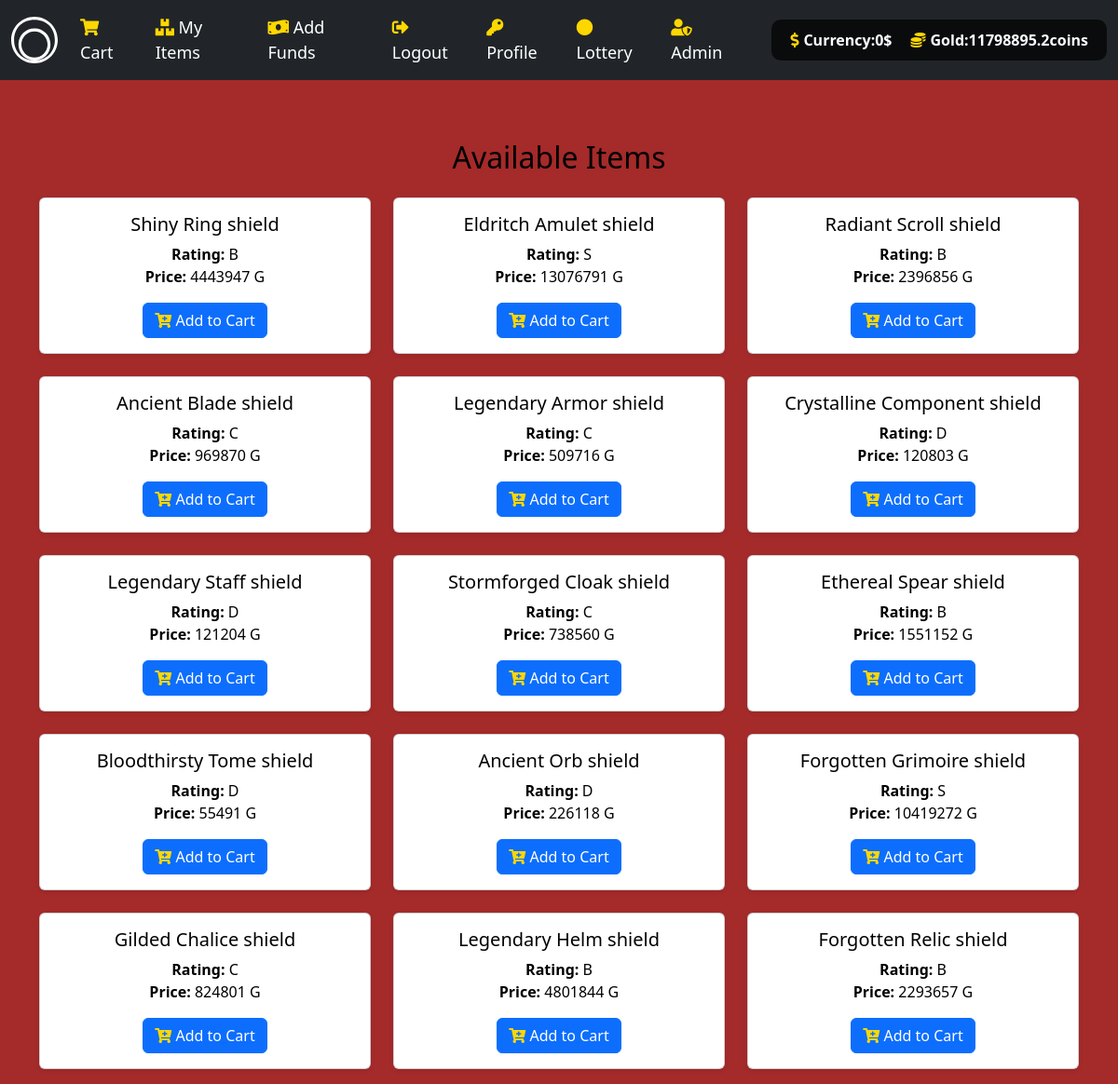
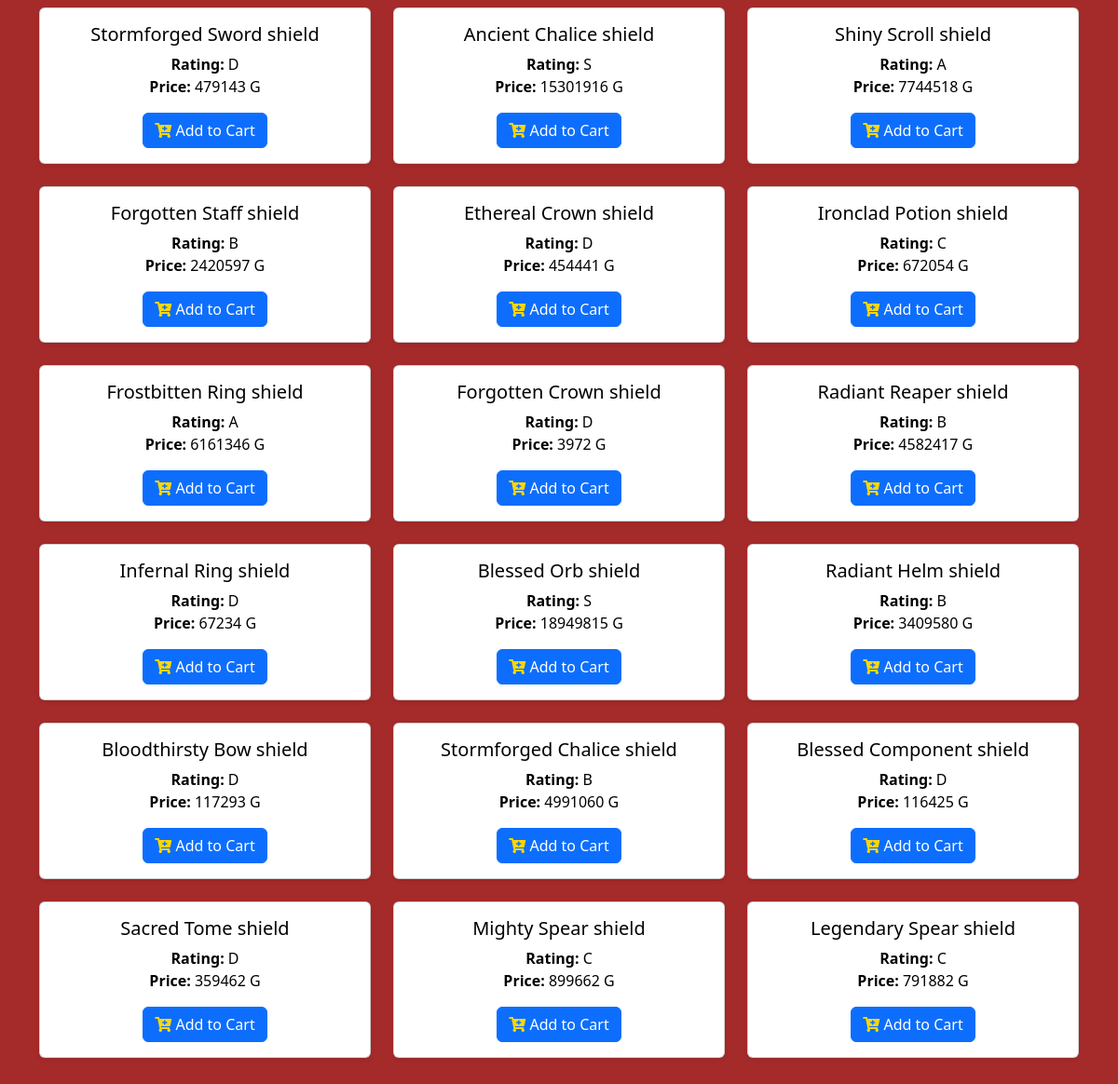
Page /item/shield (signed in) on the committed database (2 pictures, top to bottom).
### tables this page shows
CREATE TABLE user_store(ID int PRIMARY KEY,Funds int,Gold int);

CREATE TABLE object(Object_ID int PRIMARY KEY,
Object_Name varchar(100),
Object_type varchar(20),
listing varchar(2),
rating varchar(1),
price int,
image_src varchar(1000));

### main.py (the view)
@app.get("/item/{category}", response_class=HTMLResponse)
async def get_category_items(request: Request, category: str):
    if category not in categories:
        return HTMLResponse(content="Category not found", status_code=404)
    user = request.session.get("user")
    items = listed_object_data_generator(category)
    L = balance_checker(user)
    L = list(L[0])
    if category == "gold":
        return RedirectResponse("/gold")
    context = {
        "request": request,
        "items": items,
        "user": user,
        "cash": L[0],
        "cashG": L[1]
    }
    return templates.TemplateResponse(f"{category}.html", context)

### templates/shield.html
{% extends "sword.html" %}

### templates/sword.html (shortened to what this page needs)
{% extends "layout.html" %}
{% block main %}
<div class="container mt-3">
    <h2 class="mb-4 text-center">Available Items</h2>
    <div id="item-container" class="row">
        {% for i in items %}
        <div class="col-md-4 mb-4">
            <div class="card shadow-sm h-100">
                <div class="card-body">
                    <h5 class="card-title">{{ i[1] }}</h5>
                    <p class="card-text">
                        <strong>Rating:</strong> {{ i[4] }}<br>
                        <strong>Price:</strong> {{ i[5] }} G
                    </p>
                    <button onclick="addToCart( '{{ i[0] }}'  , '{{ i[2] }}')" class="btn btn-primary btn-block">
                        <i class="fas fa-cart-plus"></i> Add to Cart
                    </button>
                </div>
            </div>
        </div>
        {% endfor %}
    </div>
</div>
{% endblock %}

### templates/layout.html (shortened to what this page needs)
<!DOCTYPE html>
<html lang="en">
<head>
    <link href="https://cdn.jsdelivr.net/npm/bootstrap@5.2.3/dist/css/bootstrap.min.css" rel="stylesheet">
    <link href="https://cdnjs.cloudflare.com/ajax/libs/font-awesome/5.15.1/css/all.min.css" rel="stylesheet">
    <link href="/static/CSSS.css" rel="stylesheet">
</head>
<body>
    <nav class="navbar navbar-expand-lg navbar-dark bg-dark">
        <div class="container-fluid">
            <a class="navbar-brand" href="/">
            </a>
            <div class="collapse navbar-collapse" id="mynavbar">
                {% if user %}
                <ul class="navbar-nav me-auto">
                    <li class="nav-item"><a class="nav-link" href="/cart"><i class="fas fa-shopping-cart"></i> Cart</a></li>
                    <li class="nav-item"><a class="nav-link" href="/objs"><i class="fas fa-boxes"></i> My Items</a></li>
                    <li class="nav-item"><a class="nav-link" href="/buy"><i class="fas fa-money-bill-wave"></i> Add Funds</a></li>
                    <li class="nav-item"><a class="nav-link" href="/logout"><i class="fas fa-sign-out-alt"></i> Logout</a></li>
                    <li class="nav-item"><a class="nav-link" href="/profile"><i class="fas fa-key"></i> Profile </a></li>
                    <li class="nav-item"><a class="nav-link" href="/lottery-wheel"><i class="fas fa-circle"></i> Lottery</a></li>
                    {% if user == 1 %}
                    <li class="nav-item"><a class="nav-link" href="/admin"><i class="fas fa-user-shield"></i> Admin</a></li>
                    {% endif %}
                </ul>
                <div class="balance-widget">
                    <div class="value">
                        <i class="fas fa-dollar-sign"></i> Currency: <span id="cash">{{ cash }}</span> $
                    </div>
                    <div class="value">
                        <i class="fas fa-coins"></i> Gold: <span id="cashG">{{ cashG }}</span> coins
                    </div>
                </div>
                {% else %}
                <ul class="navbar-nav me-auto">
                    <li class="nav-item"><a class="nav-link" href="/register"><i class="fas fa-user-plus"></i> Register</a></li>
                    <li class="nav-item"><a class="nav-link" href="/login"><i class="fas fa-sign-in-alt"></i> Login</a></li>
                </ul>
                {% endif %}
            </div>
        </div>
    </nav>
    <main class="container-fluid py-5 text-center main-content">
        {% block main %}{% endblock %}
    </main>
</body>
</html>

### templates/layout.html (style rules this page uses)
body { background-color: brown; background-size: cover; background-position: center; background-repeat: repeat; height: 100vh; color: white; }
.navbar-brand img, .navbar-brand svg { height: 50px; }
.balance-widget { background-color: rgba(0, 0, 0, 0.7); border-radius: 10px; padding: 10px; margin-left: 15px; display: flex; align-items: center; justify-content: center; color: white; }
.balance-widget .value { margin: 0 10px; font-weight: bold; display: flex; align-items: center; }
.balance-widget i { margin-right: 5px; }
.navbar-nav .nav-link { color: white; font-size: 18px; margin-right: 10px; }
.main-content { padding: 20px; border-radius: 10px; color: black; }
.fas, .far { color: #ffd700; }

### rows in the picture
user_store: Gold "11798895.2"
object: Object_Name "Shiny Ring shield", rating "B", price "4443947"
object: Object_Name "Eldritch Amulet shield", rating "S", price "13076791"
object: Object_Name "Radiant Scroll shield", rating "B", price "2396856"
object: Object_Name "Ancient Blade shield", rating "C", price "969870"
object: Object_Name "Legendary Armor shield", rating "C", price "509716"
object: Object_Name "Crystalline Component shield", rating "D", price "120803"
object: Object_Name "Legendary Staff shield", rating "D", price "121204"
object: Object_Name "Stormforged Cloak shield", rating "C", price "738560"
object: Object_Name "Ethereal Spear shield", rating "B", price "1551152"
object: Object_Name "Bloodthirsty Tome shield", rating "D", price "55491"
object: Object_Name "Ancient Orb shield", rating "D", price "226118"
object: Object_Name "Forgotten Grimoire shield", rating "S", price "10419272"
object: Object_Name "Gilded Chalice shield", rating "C", price "824801"
object: Object_Name "Legendary Helm shield", rating "B", price "4801844"
object: Object_Name "Forgotten Relic shield", rating "B", price "2293657"
object: Object_Name "Stormforged Sword shield", rating "D", price "479143"
object: Object_Name "Ancient Chalice shield", rating "S", price "15301916"
object: Object_Name "Shiny Scroll shield", rating "A", price "7744518"
object: Object_Name "Forgotten Staff shield", rating "B", price "2420597"
object: Object_Name "Ethereal Crown shield", rating "D", price "454441"
object: Object_Name "Ironclad Potion shield", rating "C", price "672054"
object: Object_Name "Frostbitten Ring shield", rating "A", price "6161346"
object: Object_Name "Forgotten Crown shield", rating "D", price "3972"
object: Object_Name "Radiant Reaper shield", rating "B", price "4582417"
object: Object_Name "Infernal Ring shield", rating "D", price "67234"
object: Object_Name "Blessed Orb shield", rating "S", price "18949815"
object: Object_Name "Radiant Helm shield", rating "B", price "3409580"
object: Object_Name "Bloodthirsty Bow shield", rating "D", price "117293"
object: Object_Name "Stormforged Chalice shield", rating "B", price "4991060"
object: Object_Name "Blessed Component shield", rating "D", price "116425"
object: Object_Name "Sacred Tome shield", rating "D", price "359462"
object: Object_Name "Mighty Spear shield", rating "C", price "899662"
object: Object_Name "Legendary Spear shield", rating "C", price "791882"

### other values in the picture
{{ cash }} "0"
